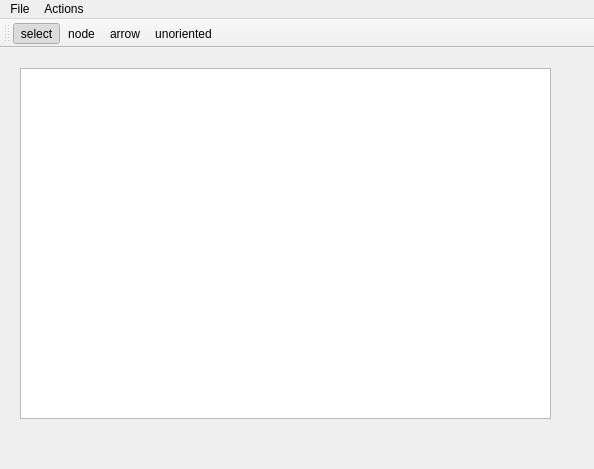
<?xml version="1.0" encoding="UTF-8"?>
<ui version="4.0">
 <class>MainWindow</class>
 <widget class="QMainWindow" name="MainWindow">
  <property name="geometry">
   <rect>
    <x>0</x>
    <y>0</y>
    <width>594</width>
    <height>469</height>
   </rect>
  </property>
  <property name="windowTitle">
   <string>MainWindow</string>
  </property>
  <property name="autoFillBackground">
   <bool>false</bool>
  </property>
  <widget class="QWidget" name="centralwidget">
   <widget class="QGraphicsView" name="graphicsView">
    <property name="geometry">
     <rect>
      <x>20</x>
      <y>20</y>
      <width>531</width>
      <height>351</height>
     </rect>
    </property>
    <property name="sizePolicy">
     <sizepolicy hsizetype="Preferred" vsizetype="Preferred">
      <horstretch>0</horstretch>
      <verstretch>0</verstretch>
     </sizepolicy>
    </property>
    <property name="verticalScrollBarPolicy">
     <enum>Qt::ScrollBarAsNeeded</enum>
    </property>
    <property name="horizontalScrollBarPolicy">
     <enum>Qt::ScrollBarAsNeeded</enum>
    </property>
    <property name="sizeAdjustPolicy">
     <enum>QAbstractScrollArea::AdjustToContents</enum>
    </property>
    <property name="interactive">
     <bool>true</bool>
    </property>
    <property name="renderHints">
     <set>QPainter::Antialiasing|QPainter::HighQualityAntialiasing|QPainter::SmoothPixmapTransform|QPainter::TextAntialiasing</set>
    </property>
   </widget>
  </widget>
  <widget class="QMenuBar" name="menubar">
   <property name="geometry">
    <rect>
     <x>0</x>
     <y>0</y>
     <width>594</width>
     <height>22</height>
    </rect>
   </property>
   <widget class="QMenu" name="menuFile">
    <property name="title">
     <string>File</string>
    </property>
    <addaction name="actionNew_Graph"/>
    <addaction name="separator"/>
    <addaction name="actionOpen"/>
    <addaction name="actionSave"/>
   </widget>
   <widget class="QMenu" name="menuActions">
    <property name="title">
     <string>Actions</string>
    </property>
    <addaction name="action"/>
    <addaction name="actionItems"/>
    <addaction name="actionMatrix"/>
    <addaction name="actionMake_Tree"/>
    <addaction name="actionHamilton_Cycle"/>
    <addaction name="actionDiametr_Radius"/>
    <addaction name="actionDekart"/>
    <addaction name="actionUnion"/>
    <addaction name="actionIntersection"/>
    <addaction name="actionAddition"/>
   </widget>
   <addaction name="menuFile"/>
   <addaction name="menuActions"/>
  </widget>
  <widget class="QToolBar" name="toolBar">
   <property name="windowTitle">
    <string>toolBar</string>
   </property>
   <attribute name="toolBarArea">
    <enum>TopToolBarArea</enum>
   </attribute>
   <attribute name="toolBarBreak">
    <bool>false</bool>
   </attribute>
   <addaction name="actionSelect"/>
   <addaction name="actionNode"/>
   <addaction name="actionArrow"/>
   <addaction name="actionunoriented"/>
  </widget>
  <action name="actionOpen">
   <property name="text">
    <string>Open</string>
   </property>
  </action>
  <action name="actionSave">
   <property name="text">
    <string>Save</string>
   </property>
  </action>
  <action name="actionNode_2">
   <property name="text">
    <string>Node</string>
   </property>
  </action>
  <action name="actionOriented">
   <property name="text">
    <string>Oriented</string>
   </property>
  </action>
  <action name="actionUnOriented">
   <property name="checkable">
    <bool>true</bool>
   </property>
   <property name="icon">
    <iconset resource="resource.qrc">
     <normaloff>:/Pictures/graph/images.png</normaloff>:/Pictures/graph/images.png</iconset>
   </property>
   <property name="text">
    <string>UnOri</string>
   </property>
  </action>
  <action name="actionSelect">
   <property name="checkable">
    <bool>true</bool>
   </property>
   <property name="checked">
    <bool>true</bool>
   </property>
   <property name="icon">
    <iconset>
     <normalon>:/Pictures/graph/cursor.png</normalon>
    </iconset>
   </property>
   <property name="text">
    <string>select</string>
   </property>
  </action>
  <action name="actionNode">
   <property name="checkable">
    <bool>true</bool>
   </property>
   <property name="icon">
    <iconset>
     <normalon>:/Pictures/graph/node.png</normalon>
    </iconset>
   </property>
   <property name="text">
    <string>node</string>
   </property>
  </action>
  <action name="actionArrow">
   <property name="checkable">
    <bool>true</bool>
   </property>
   <property name="icon">
    <iconset resource="resource.qrc">
     <normaloff>:/Pictures/graph/arrow.png</normaloff>:/Pictures/graph/arrow.png</iconset>
   </property>
   <property name="text">
    <string>arrow</string>
   </property>
  </action>
  <action name="actionNew_Graph">
   <property name="text">
    <string>New Graph</string>
   </property>
  </action>
  <action name="actionSave_As">
   <property name="text">
    <string>Save As ...</string>
   </property>
  </action>
  <action name="actionItems">
   <property name="text">
    <string>Items</string>
   </property>
  </action>
  <action name="actionMatrix">
   <property name="text">
    <string>Matrix</string>
   </property>
  </action>
  <action name="actionMake_Tree">
   <property name="text">
    <string>Make Tree</string>
   </property>
  </action>
  <action name="actionHamilton_Cycle">
   <property name="text">
    <string>Hamilton Cycle</string>
   </property>
  </action>
  <action name="actionDiametr_Radius">
   <property name="text">
    <string>Diametr, Radius</string>
   </property>
  </action>
  <action name="actionunoriented">
   <property name="checkable">
    <bool>true</bool>
   </property>
   <property name="icon">
    <iconset resource="resource.qrc">
     <normaloff>:/Pictures/graph/images.png</normaloff>:/Pictures/graph/images.png</iconset>
   </property>
   <property name="text">
    <string>unoriented</string>
   </property>
  </action>
  <action name="action">
   <property name="text">
    <string>Set Name</string>
   </property>
  </action>
  <action name="actionDekart">
   <property name="text">
    <string>Dekart</string>
   </property>
  </action>
  <action name="actionUnion">
   <property name="text">
    <string>Union</string>
   </property>
  </action>
  <action name="actionIntersection">
   <property name="text">
    <string>Intersection</string>
   </property>
  </action>
  <action name="actionAddition">
   <property name="text">
    <string>Addition</string>
   </property>
  </action>
 </widget>
 <resources>
  <include location="resource.qrc"/>
 </resources>
 <connections/>
</ui>
